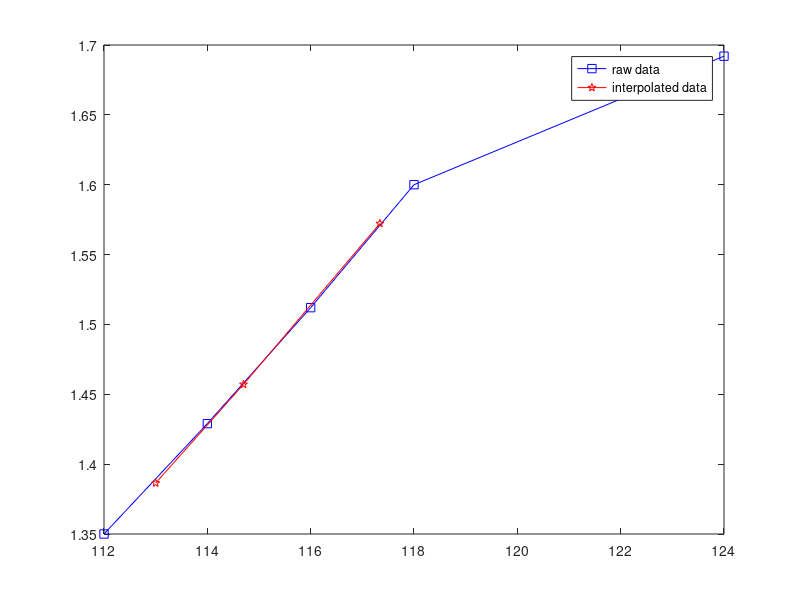

Source code (MATLAB):
x=[112 114 116 118 124];
y=[1.35 1.429 1.512 1.6 1.692];
coeffs=polyfit(x,y,3);

% to find the value of pressure at particular value of temperature using interpolation
xi=[113 114.7 117.34];
y_interp=polyval(coeffs,xi)

plot(x,y,'bs-')
hold on
plot(xi,y_interp,'rp-')
legend('raw data','interpolated data')

